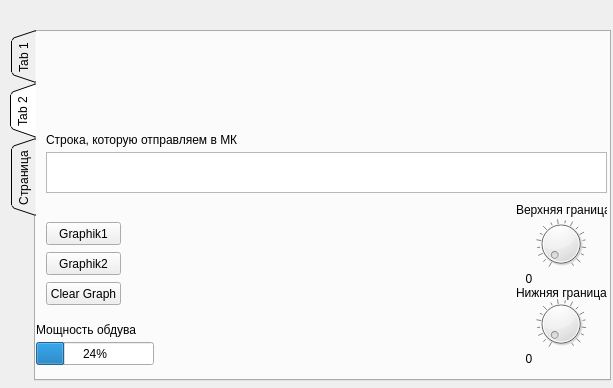
<?xml version="1.0" encoding="UTF-8"?>
<ui version="4.0">
 <class>MyWidget</class>
 <widget class="QWidget" name="MyWidget">
  <property name="geometry">
   <rect>
    <x>0</x>
    <y>0</y>
    <width>613</width>
    <height>388</height>
   </rect>
  </property>
  <property name="windowTitle">
   <string>MyWidget</string>
  </property>
  <widget class="QTabWidget" name="tabWidget">
   <property name="geometry">
    <rect>
     <x>10</x>
     <y>30</y>
     <width>601</width>
     <height>351</height>
    </rect>
   </property>
   <property name="palette">
    <palette>
     <active>
      <colorrole role="Light">
       <brush brushstyle="SolidPattern">
        <color alpha="255">
         <red>255</red>
         <green>0</green>
         <blue>4</blue>
        </color>
       </brush>
      </colorrole>
      <colorrole role="Base">
       <brush brushstyle="SolidPattern">
        <color alpha="255">
         <red>182</red>
         <green>255</green>
         <blue>181</blue>
        </color>
       </brush>
      </colorrole>
      <colorrole role="NoRole">
       <brush brushstyle="SolidPattern">
        <color alpha="255">
         <red>170</red>
         <green>255</green>
         <blue>255</blue>
        </color>
       </brush>
      </colorrole>
     </active>
     <inactive>
      <colorrole role="Light">
       <brush brushstyle="SolidPattern">
        <color alpha="255">
         <red>255</red>
         <green>0</green>
         <blue>4</blue>
        </color>
       </brush>
      </colorrole>
      <colorrole role="Base">
       <brush brushstyle="SolidPattern">
        <color alpha="255">
         <red>182</red>
         <green>255</green>
         <blue>181</blue>
        </color>
       </brush>
      </colorrole>
      <colorrole role="NoRole">
       <brush brushstyle="SolidPattern">
        <color alpha="255">
         <red>170</red>
         <green>255</green>
         <blue>255</blue>
        </color>
       </brush>
      </colorrole>
     </inactive>
     <disabled>
      <colorrole role="Light">
       <brush brushstyle="SolidPattern">
        <color alpha="255">
         <red>255</red>
         <green>0</green>
         <blue>4</blue>
        </color>
       </brush>
      </colorrole>
      <colorrole role="Base">
       <brush brushstyle="SolidPattern">
        <color alpha="255">
         <red>240</red>
         <green>240</green>
         <blue>240</blue>
        </color>
       </brush>
      </colorrole>
      <colorrole role="NoRole">
       <brush brushstyle="SolidPattern">
        <color alpha="255">
         <red>170</red>
         <green>255</green>
         <blue>255</blue>
        </color>
       </brush>
      </colorrole>
     </disabled>
    </palette>
   </property>
   <property name="layoutDirection">
    <enum>Qt::LeftToRight</enum>
   </property>
   <property name="autoFillBackground">
    <bool>false</bool>
   </property>
   <property name="styleSheet">
    <string notr="true">color: 123</string>
   </property>
   <property name="tabPosition">
    <enum>QTabWidget::West</enum>
   </property>
   <property name="tabShape">
    <enum>QTabWidget::Triangular</enum>
   </property>
   <property name="currentIndex">
    <number>1</number>
   </property>
   <property name="elideMode">
    <enum>Qt::ElideLeft</enum>
   </property>
   <property name="usesScrollButtons">
    <bool>false</bool>
   </property>
   <property name="documentMode">
    <bool>false</bool>
   </property>
   <property name="tabsClosable">
    <bool>false</bool>
   </property>
   <property name="movable">
    <bool>false</bool>
   </property>
   <widget class="QWidget" name="tab">
    <attribute name="title">
     <string>Tab 1</string>
    </attribute>
    <widget class="QPushButton" name="pushButton">
     <property name="geometry">
      <rect>
       <x>20</x>
       <y>20</y>
       <width>75</width>
       <height>23</height>
      </rect>
     </property>
     <property name="text">
      <string>PushButton</string>
     </property>
    </widget>
    <widget class="QRadioButton" name="radioButton">
     <property name="geometry">
      <rect>
       <x>20</x>
       <y>50</y>
       <width>82</width>
       <height>17</height>
      </rect>
     </property>
     <property name="text">
      <string>RadioButton</string>
     </property>
    </widget>
    <widget class="QCheckBox" name="checkBox">
     <property name="geometry">
      <rect>
       <x>20</x>
       <y>70</y>
       <width>70</width>
       <height>17</height>
      </rect>
     </property>
     <property name="text">
      <string>CheckBox</string>
     </property>
    </widget>
   </widget>
   <widget class="QWidget" name="tab_2">
    <attribute name="title">
     <string>Tab 2</string>
    </attribute>
    <widget class="QCustomPlot" name="graph" native="true">
     <property name="geometry">
      <rect>
       <x>120</x>
       <y>169</y>
       <width>351</width>
       <height>171</height>
      </rect>
     </property>
    </widget>
    <widget class="QPushButton" name="pushButton_2">
     <property name="geometry">
      <rect>
       <x>10</x>
       <y>190</y>
       <width>75</width>
       <height>23</height>
      </rect>
     </property>
     <property name="text">
      <string>Graphik1</string>
     </property>
    </widget>
    <widget class="QPushButton" name="pushButton_3">
     <property name="geometry">
      <rect>
       <x>10</x>
       <y>250</y>
       <width>75</width>
       <height>23</height>
      </rect>
     </property>
     <property name="text">
      <string>Clear Graph</string>
     </property>
    </widget>
    <widget class="QPushButton" name="pushButton_4">
     <property name="geometry">
      <rect>
       <x>10</x>
       <y>220</y>
       <width>75</width>
       <height>23</height>
      </rect>
     </property>
     <property name="text">
      <string>Graphik2</string>
     </property>
    </widget>
    <widget class="QDial" name="dial">
     <property name="geometry">
      <rect>
       <x>500</x>
       <y>180</y>
       <width>50</width>
       <height>64</height>
      </rect>
     </property>
     <property name="acceptDrops">
      <bool>true</bool>
     </property>
     <property name="minimum">
      <number>10</number>
     </property>
     <property name="maximum">
      <number>95</number>
     </property>
     <property name="singleStep">
      <number>1</number>
     </property>
     <property name="value">
      <number>10</number>
     </property>
     <property name="tracking">
      <bool>true</bool>
     </property>
     <property name="orientation">
      <enum>Qt::Horizontal</enum>
     </property>
     <property name="invertedAppearance">
      <bool>false</bool>
     </property>
     <property name="wrapping">
      <bool>false</bool>
     </property>
     <property name="notchTarget">
      <double>5.000000000000000</double>
     </property>
     <property name="notchesVisible">
      <bool>true</bool>
     </property>
    </widget>
    <widget class="QLabel" name="label_dial">
     <property name="geometry">
      <rect>
       <x>470</x>
       <y>240</y>
       <width>46</width>
       <height>13</height>
      </rect>
     </property>
     <property name="text">
      <string>0</string>
     </property>
     <property name="alignment">
      <set>Qt::AlignCenter</set>
     </property>
    </widget>
    <widget class="QDial" name="dial_2">
     <property name="geometry">
      <rect>
       <x>500</x>
       <y>260</y>
       <width>50</width>
       <height>64</height>
      </rect>
     </property>
     <property name="minimum">
      <number>10</number>
     </property>
     <property name="maximum">
      <number>95</number>
     </property>
     <property name="notchTarget">
      <double>5.000000000000000</double>
     </property>
     <property name="notchesVisible">
      <bool>true</bool>
     </property>
    </widget>
    <widget class="QLabel" name="label_dial2">
     <property name="geometry">
      <rect>
       <x>470</x>
       <y>320</y>
       <width>46</width>
       <height>13</height>
      </rect>
     </property>
     <property name="contextMenuPolicy">
      <enum>Qt::DefaultContextMenu</enum>
     </property>
     <property name="text">
      <string>0</string>
     </property>
     <property name="alignment">
      <set>Qt::AlignCenter</set>
     </property>
     <property name="indent">
      <number>-2</number>
     </property>
    </widget>
    <widget class="QLabel" name="label">
     <property name="geometry">
      <rect>
       <x>480</x>
       <y>170</y>
       <width>91</width>
       <height>16</height>
      </rect>
     </property>
     <property name="text">
      <string>Верхняя граница</string>
     </property>
    </widget>
    <widget class="QLabel" name="label_2">
     <property name="geometry">
      <rect>
       <x>480</x>
       <y>245</y>
       <width>91</width>
       <height>31</height>
      </rect>
     </property>
     <property name="text">
      <string>Нижняя граница</string>
     </property>
    </widget>
    <widget class="QProgressBar" name="progressBar">
     <property name="geometry">
      <rect>
       <x>0</x>
       <y>310</y>
       <width>118</width>
       <height>23</height>
      </rect>
     </property>
     <property name="value">
      <number>24</number>
     </property>
    </widget>
    <widget class="QLabel" name="label_3">
     <property name="geometry">
      <rect>
       <x>0</x>
       <y>290</y>
       <width>121</width>
       <height>16</height>
      </rect>
     </property>
     <property name="text">
      <string>Мощность обдува</string>
     </property>
    </widget>
    <widget class="QTextEdit" name="textEdit">
     <property name="geometry">
      <rect>
       <x>10</x>
       <y>120</y>
       <width>561</width>
       <height>41</height>
      </rect>
     </property>
    </widget>
    <widget class="QLabel" name="label_4">
     <property name="geometry">
      <rect>
       <x>10</x>
       <y>100</y>
       <width>211</width>
       <height>16</height>
      </rect>
     </property>
     <property name="text">
      <string>Строка, которую отправляем в МК</string>
     </property>
    </widget>
   </widget>
   <widget class="QWidget" name="tab_3">
    <attribute name="title">
     <string>Страница</string>
    </attribute>
   </widget>
  </widget>
 </widget>
 <layoutdefault spacing="6" margin="11"/>
 <customwidgets>
  <customwidget>
   <class>QCustomPlot</class>
   <extends>QWidget</extends>
   <header>qcustomplot.h</header>
   <container>1</container>
  </customwidget>
 </customwidgets>
 <resources/>
 <connections/>
</ui>
